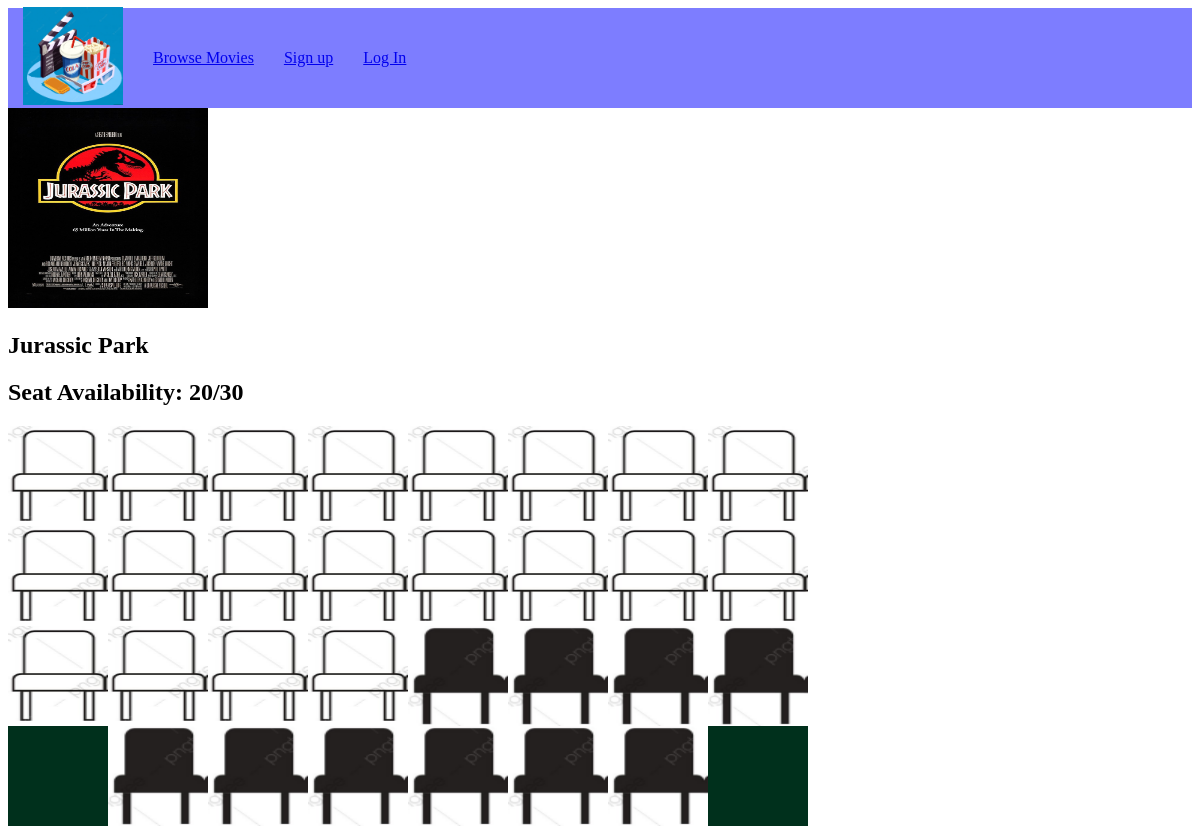
Before: /shows/checkMovie/jurassic-park/ with the older database file.
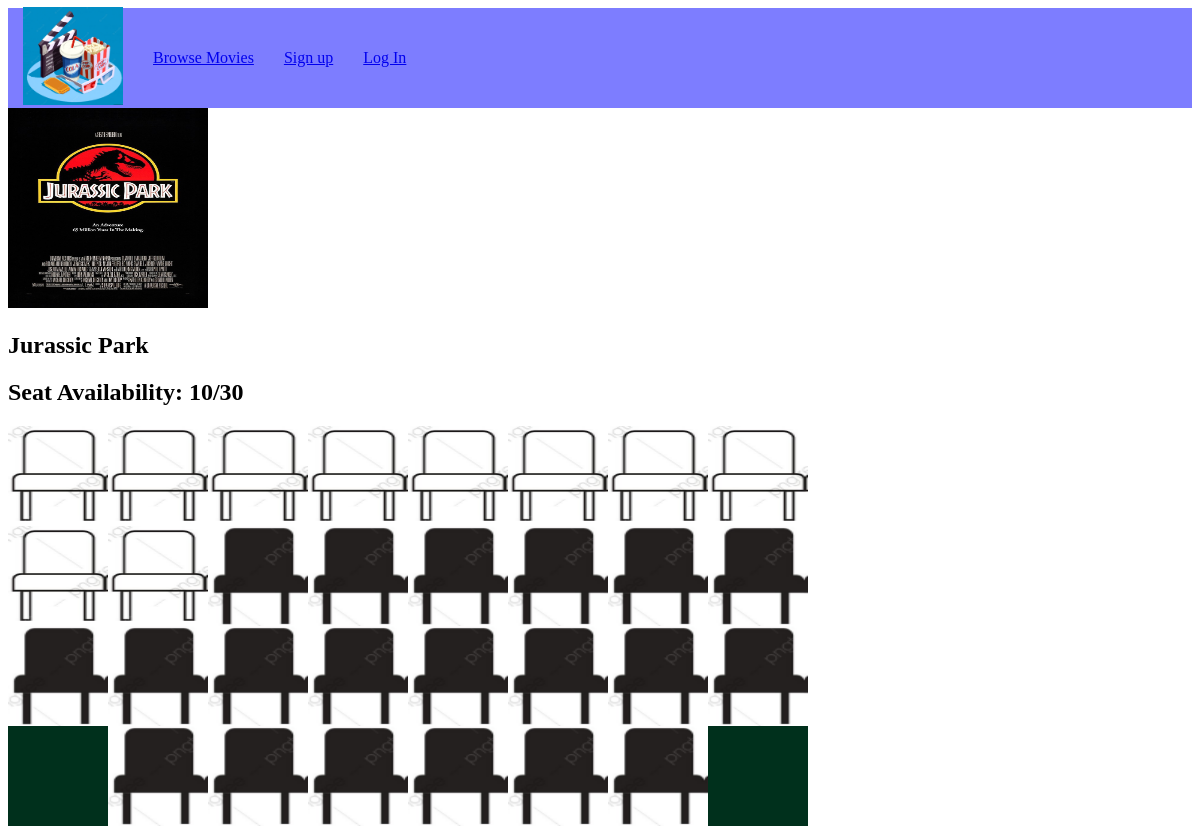
After: the same page with the newer database file.
### shows/models.py (models this page shows, shortened)
class newShow(models.Model):
  class screeningRoomChoices(models.IntegerChoices):
        Room1 = 1
        Room2 = 2
  title = models.CharField(max_length=100,default="untitled")
  slug = models.SlugField(default="")
  date = models.DateField(default= "1900")
  description = models.TextField(default="To Be Filled")
  posterImage = models.ImageField(default='default.png')
  startTime = models.TimeField(default='00:00')
  endTime = models.TimeField(default='00:00')
  screeningRoom = models.IntegerField(choices=screeningRoomChoices.choices, default='0')
  remainingSeats = models.IntegerField(default=0)

### shows/views.py (the view)
# urls.py: path('checkMovie/<slug:slug>/', views.checkMovieDetails, name ="checkMovieDetails"),
def checkMovieDetails(request,slug):
  movie = newShow.objects.get(slug=slug)
  x="a"
  if movie.screeningRoom==1:
    totalSeats = x*20
  else:
    totalSeats = x*30
  return render(request, 'checkMovieDetails.html', {'movie':movie, 'totalSeats':totalSeats})

### shows/templates/checkMovieDetails.html (shortened to what this page needs)
{% extends 'base_layout.html' %} {% block content %} {% load static %}
<div class="movieDetails">
  <div class="movie">
    <img src="{{movie.posterImage.url}}" style="width: 200px;height: 200px"/>
    <h2>{{movie.title}}</h2>
    <h2>Seat Availability: {{movie.remainingSeats}}/30</h2>
    <div id="seatsDiagram">
      {% for i in totalSeats %}
        {% if forloop.counter <= movie.remainingSeats %}
          <img src="{% static 'unreservedSeat.png' %}" class="seatIndicator"></img>
        {% else %}
          <img src="{% static 'reservedSeat.png' %}" class="seatIndicator"></img>
        {% endif %}
      {% endfor %}
    </div>
  </div>
</div>
{%endblock%}

### TheaterCinemaApp/templates/base_layout.html (shortened to what this page needs)
{% load static %}
<!DOCTYPE html>
<html lang="en">
  <head>
    <link rel="stylesheet" href="{% static 'styles.css' %}" />
  </head>
  <body>
    <nav id="navbar">
      <a href="{% url 'shows:list' %}"><img src="{% static 'logo.png' %}" id="logoImage" class ="navbarElement"/></a>
      <a href="{% url 'shows:list' %}" class ="navbarElement">Browse Movies</a>
      {% if user.is_authenticated %}
      Logged in as {{user}}
      <form
        action="{% url 'accounts:logout' %}"
        class="logout-link"
        method="post"
        style="display:inline"
      >
        {% csrf_token %}
        <button type="submit" class="nav-links">Logout</button>
      {% else %}
      <a href="{% url 'accounts:signup' %}" class ="navbarElement">Sign up</a>
      <a href="{% url 'accounts:login' %}" class ="navbarElement">Log In</a>
      {% endif %}
    </nav>
    {% block content %} {% endblock %}
  </body>
</html>

### assets/styles.css (style rules this page uses)
#logoImage { height: 100%; width: 100px; }
#navbar { height: 100px; background-color: rgb(125, 125, 255); display: flex; align-items: center; }
#seatsDiagram { width: 800px; height: 400px; background-color:rgb(0, 48, 28); display: flex; flex-wrap: wrap; align-content: flex-start; justify-content: center; }
.seatIndicator { width: 100px; height: 100px; }
.navbarElement { margin-right: 15px; margin-left: 15px; }

Changed rows visible on the page:
changed newShow "Jurassic Park": remainingSeats "20" → "10"
